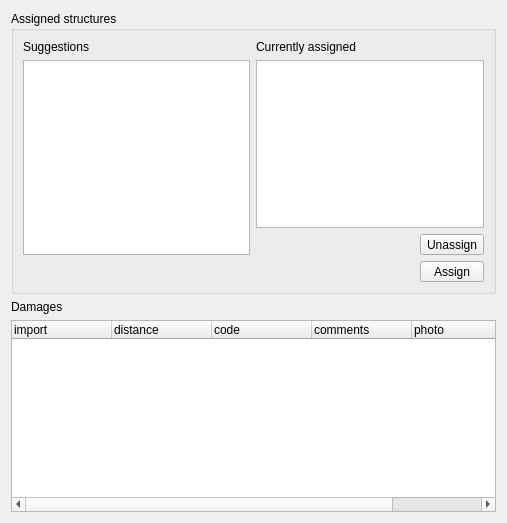
<?xml version="1.0" encoding="UTF-8"?>
<ui version="4.0">
 <class>Form</class>
 <widget class="QWidget" name="Form">
  <property name="geometry">
   <rect>
    <x>0</x>
    <y>0</y>
    <width>507</width>
    <height>523</height>
   </rect>
  </property>
  <property name="windowTitle">
   <string>Form</string>
  </property>
  <layout class="QVBoxLayout" name="verticalLayout">
   <item>
    <widget class="QGroupBox" name="groupBox">
     <property name="title">
      <string>Assigned structures</string>
     </property>
     <layout class="QGridLayout" name="gridLayout">
      <item row="4" column="0" colspan="3">
       <widget class="FeatureSelectorWidget" name="selectorWidget" native="true"/>
      </item>
      <item row="4" column="3">
       <widget class="QToolButton" name="assignButton">
        <property name="sizePolicy">
         <sizepolicy hsizetype="Minimum" vsizetype="Fixed">
          <horstretch>0</horstretch>
          <verstretch>0</verstretch>
         </sizepolicy>
        </property>
        <property name="text">
         <string>Assign</string>
        </property>
       </widget>
      </item>
      <item row="0" column="1">
       <widget class="QLabel" name="label_2">
        <property name="text">
         <string>Currently assigned</string>
        </property>
       </widget>
      </item>
      <item row="0" column="0">
       <widget class="QLabel" name="label_3">
        <property name="text">
         <string>Suggestions</string>
        </property>
       </widget>
      </item>
      <item row="1" column="0" rowspan="3">
       <widget class="QListWidget" name="suggestedListWidget">
        <property name="sizePolicy">
         <sizepolicy hsizetype="Expanding" vsizetype="Preferred">
          <horstretch>0</horstretch>
          <verstretch>0</verstretch>
         </sizepolicy>
        </property>
       </widget>
      </item>
      <item row="1" column="1" rowspan="2" colspan="3">
       <widget class="QListWidget" name="assignedWidget">
        <property name="sizePolicy">
         <sizepolicy hsizetype="Expanding" vsizetype="Preferred">
          <horstretch>0</horstretch>
          <verstretch>1</verstretch>
         </sizepolicy>
        </property>
       </widget>
      </item>
      <item row="3" column="3">
       <widget class="QToolButton" name="unassignButton">
        <property name="text">
         <string>Unassign</string>
        </property>
       </widget>
      </item>
     </layout>
    </widget>
   </item>
   <item>
    <widget class="QLabel" name="label_4">
     <property name="text">
      <string>Damages</string>
     </property>
    </widget>
   </item>
   <item>
    <widget class="QTreeWidget" name="damagesTreeWidget">
     <property name="sizePolicy">
      <sizepolicy hsizetype="Expanding" vsizetype="MinimumExpanding">
       <horstretch>0</horstretch>
       <verstretch>1</verstretch>
      </sizepolicy>
     </property>
     <property name="rootIsDecorated">
      <bool>false</bool>
     </property>
     <column>
      <property name="text">
       <string>import</string>
      </property>
     </column>
     <column>
      <property name="text">
       <string>distance</string>
      </property>
     </column>
     <column>
      <property name="text">
       <string>code</string>
      </property>
     </column>
     <column>
      <property name="text">
       <string>comments</string>
      </property>
     </column>
     <column>
      <property name="text">
       <string>photo</string>
      </property>
     </column>
     <column>
      <property name="text">
       <string>rate</string>
      </property>
     </column>
    </widget>
   </item>
  </layout>
 </widget>
 <customwidgets>
  <customwidget>
   <class>FeatureSelectorWidget</class>
   <extends>QWidget</extends>
   <header>tww2ili.gui.featureselectorwidget</header>
   <container>1</container>
  </customwidget>
 </customwidgets>
 <resources/>
 <connections/>
</ui>
